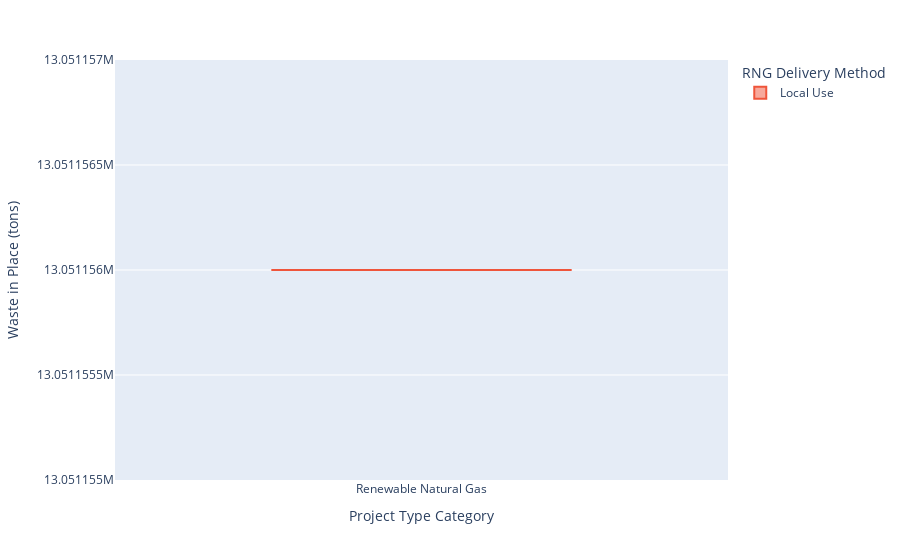

Notebook source saved alongside this figure:
### Code cell
import plotly.express as px
fig = px.box(Top10,x='Project Type Category',y='Waste in Place (tons)', color='RNG Delivery Method')
fig.show()

### Figure 1 — Plotly figure (JSON) as saved in the notebook; plotly's stock layout.template omitted (floating-point values rounded to 4 significant figures)
{"data": [{"alignmentgroup": "True", "hovertemplate": "RNG Delivery Method=Local Use<br>Project Type Category=%{x}<br>Waste in Place (tons)=%{y}<extra></extra>", "legendgroup": "Local Use", "marker": {"color": "#EF553B"}, "name": "Local Use", "notched": false, "offsetgroup": "Local Use", "orientation": "v", "showlegend": true, "type": "box", "x": ["Renewable Natural Gas"], "x0": " ", "xaxis": "x", "y": [13051156], "y0": " ", "yaxis": "y"}], "layout": {"boxmode": "group", "legend": {"title": {"text": "RNG Delivery Method"}, "tracegroupgap": 0}, "margin": {"t": 60}, "xaxis": {"anchor": "y", "domain": [0, 1], "title": {"text": "Project Type Category"}}, "yaxis": {"anchor": "x", "domain": [0, 1], "title": {"text": "Waste in Place (tons)"}}}}
